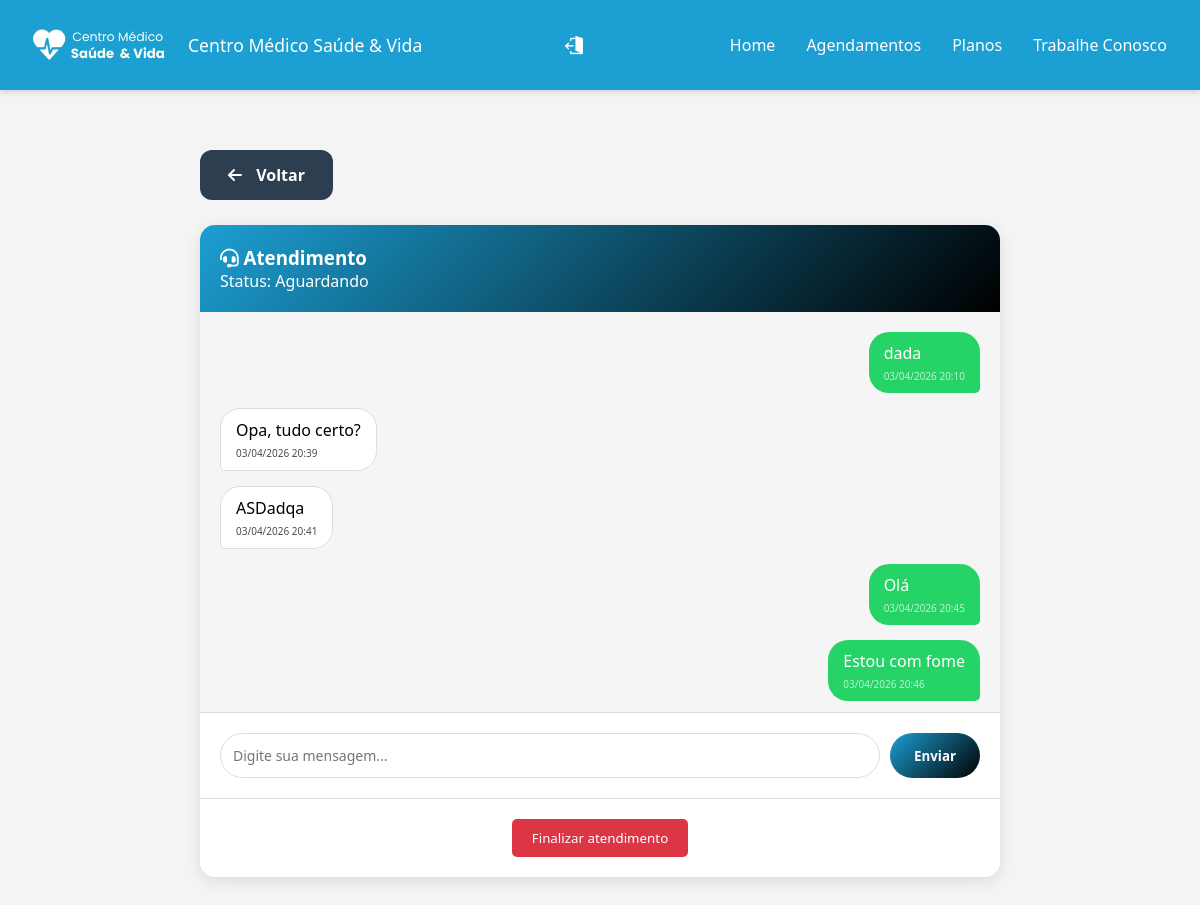
The page /ver_chat/9 (signed in) on the database its author committed.
### tables this page shows
CREATE TABLE mensagens_chat (
        id INTEGER PRIMARY KEY AUTOINCREMENT,
        ticket_id INTEGER,
        remetente TEXT,
        mensagem TEXT,
        data_envio TIMESTAMP DEFAULT CURRENT_TIMESTAMP,
        FOREIGN KEY (ticket_id) REFERENCES tickets (id)
    );

### chat.py (the view)
@chat_bp.route('/ver_chat/<int:ticket_id>')
def ver_chat(ticket_id):
    if 'usuario' not in session:
        return redirect('/')
    usuario_email = session.get('usuario')
    tipo_usuario = session.get('tipo')
    conn = sqlite3.connect('banco.db')
    cursor = conn.cursor()
    if tipo_usuario == 'suporte':
        cursor.execute("""
            SELECT id, motivo, status, usuario_nome
            FROM tickets
            WHERE id = ?
        """, (ticket_id,))
    else:
        cursor.execute("""
            SELECT id, motivo, status, usuario_nome
            FROM tickets
            WHERE id = ? AND usuario_email = ?
        """, (ticket_id, usuario_email))
    ticket = cursor.fetchone()
    if not ticket:
        conn.close()
        if tipo_usuario == 'suporte':
            return redirect('/suporte')
        return redirect('/chat_cliente')
    cursor.execute("""
        SELECT remetente, mensagem,
               strftime('%d/%m/%Y %H:%M', datetime(data_envio, 'localtime')) as data_envio
        FROM mensagens_chat
        WHERE ticket_id = ?
        ORDER BY id ASC
    """, (ticket_id,))
    mensagens = cursor.fetchall()
    conn.close()
    return render_template('chat_conversa.html', ticket=ticket, mensagens=mensagens)

### templates/chat_conversa.html (shortened to what this page needs)
<!DOCTYPE html>
<html lang="pt-BR">
<head>
<link rel="stylesheet" href="https://cdnjs.cloudflare.com/ajax/libs/font-awesome/6.5.0/css/all.min.css">
<link rel="stylesheet" href="{{ url_for('static', filename='css/global.css') }}">
<link rel="stylesheet" href="{{ url_for('static', filename='css/chat_conversa.css') }}">
</head>
<body>
<header class="topbar">
  <div class="cont">
    <div class="logo-area">
      <img src="{{ url_for('static', filename='img/logo.png') }}" alt="Logo" class="logo">
      <h1 class="medic-name">Centro Médico Saúde & Vida</h1>
    </div>
    <div class="right-icons">
      <div class="login">
        <a href="/"><img src="{{ url_for('static', filename='img/login.png') }}" alt="Sair"></a>
      </div>
    </div>
    <nav class="menu" id="menu">
      <ul>
        <li><a href="/painel_cliente">Home</a></li>
        <li><a href="/agendamentos">Agendamentos</a></li>
        <li><a href="/planos">Planos</a></li>
        <li><a href="/trabalhe_conosco">Trabalhe Conosco</a></li>
      </ul>
    </nav>
  </div>
</header>
<div style="max-width: 800px; margin: 80px auto 40px;">
    <div style="margin-bottom: 25px;">
    <a href="/chat_cliente" style="background: #2c3e50; color: white; padding: 14px 28px; border-radius: 12px; text-decoration: none; display: inline-block; font-weight: bold; font-size: 16px; transition: background 0.3s, transform 0.2s;"
       onmouseover="this.style.background='#1a252f'; this.style.transform='scale(1.02)';"
       onmouseout="this.style.background='#2c3e50'; this.style.transform='scale(1)';">
        <i class="fas fa-arrow-left" style="margin-right: 10px;"></i> Voltar
    </a>
    </div>
    <div class="chat-window">
        <div class="chat-header">
            <h3><i class="fa-solid fa-headset"></i> Atendimento</h3>
            <p>Status: <span id="statusTicket">Aguardando</span></p>
        </div>
        <div class="chat-messages" id="chatMessages">
            {% for msg in mensagens %}
            <div class="message {{ msg[0] }}">
                <div class="message-content">
                    {{ msg[1] }}
                    <span class="message-time">{{ msg[2] }}</span>
                </div>
            </div>
            {% endfor %}
        </div>
        <div class="chat-input">
            <input type="text" id="mensagem" placeholder="Digite sua mensagem..." onkeypress="if(event.key==='Enter') enviarMensagem()">
            <button onclick="enviarMensagem()">Enviar</button>
        </div>
        <div class="feedback-area">
            <button onclick="fecharTicket()" style="background: #dc3545; color: white; border: none; padding: 10px 20px; border-radius: 5px; cursor: pointer;">
                Finalizar atendimento
            </button>
        </div>
    </div>
</div>
</body>
</html>

### static/css/global.css (style rules this page uses)
:root { --verde: #1c9fd3; --verde-claro: #e9f5ee; --cinza: #f4f4f4; --branco: #ffffff; --texto: #ffffff; --hover: #0a6a4c; }
* { margin:0; padding:0; box-sizing:border-box; font-family:'Segoe UI', Arial, sans-serif; }
body { background:var(--cinza); }
.topbar { width:100%; height:90px; background:var(--verde); position:sticky; top:0; z-index:1000; box-shadow:0 2px 6px rgba(0,0,0,0.15); display:flex; align-items:center; }
.cont { width:95%; max-width:1300px; margin:auto; display:flex; align-items:center; justify-content:space-between; height:100%; }
.logo-area { display:flex; align-items:center; gap:18px; }
.logo { width:140px; }
.medic-name { color:var(--texto); font-size:1.1rem; font-weight:500; white-space:nowrap; }
.menu { display:flex; }
.menu ul { list-style:none; display:flex; gap:25px; }
.menu ul li a { color:var(--texto); text-decoration:none; font-size:1rem; padding:4px 3px; transition:0.3s; }
.cont { display: flex; align-items: center; justify-content: space-between; }
.right-icons { display: flex; align-items: center; gap: 15px; }
.login img { width: 28px; cursor: pointer; }
.login img { width: 38px; cursor: pointer; position: relative; margin-top: 5px; }

### static/css/chat_conversa.css (style rules this page uses)
:root { --verde: #1c9fd3; --verde-claro: #e9f5ee; --cinza: #f4f4f4; --branco: #ffffff; --texto: #ffffff; --hover: #0a6a4c; }
* { margin: 0; padding: 0; box-sizing: border-box; font-family: 'Segoe UI', Arial, sans-serif; }
body { background: var(--cinza); padding-top: 70px; }
.topbar { width: 100%; height: 90px; background: var(--verde); position: fixed; top: 0; left: 0; right: 0; z-index: 1000; box-shadow: 0 2px 6px rgba(0, 0, 0, 0.15); display: flex; align-items: center; }
.cont { width: 95%; max-width: 1300px; margin: auto; display: flex; align-items: center; justify-content: space-between; height: 100%; }
.logo-area { display: flex; align-items: center; gap: 18px; }
.logo { width: 140px; }
.medic-name { color: var(--texto); font-size: 1.1rem; font-weight: 500; white-space: nowrap; }
.right-icons { display: flex; align-items: center; gap: 12px; }
.login img { width: 38px; cursor: pointer; transition: 0.3s; }
.menu { display: flex; }
.menu ul { list-style: none; display: flex; gap: 25px; }
.menu ul li a { color: var(--texto); text-decoration: none; font-size: 1rem; padding: 4px 3px; transition: 0.3s; }
.chat-window { max-width: 800px; margin: 10px auto 40px; background: white; border-radius: 15px; box-shadow: 0 4px 15px rgba(0, 0, 0, 0.1); overflow: hidden; }
.chat-header { background: linear-gradient(135deg, var(--verde), #000000); color: white; padding: 20px; }
.chat-header h3 { margin: 0; }
.chat-messages { height: 400px; overflow-y: auto; padding: 20px; background: #f5f5f5; }
.message { margin-bottom: 15px; display: flex; }
.message.cliente { justify-content: flex-end; }
.message.suporte { justify-content: flex-start; }
.message-content { max-width: 70%; padding: 10px 15px; border-radius: 20px; word-wrap: break-word; }
.cliente .message-content { background: #25D366; color: white; border-radius: 20px 20px 5px 20px; }
.suporte .message-content { background: white; border: 1px solid #ddd; border-radius: 20px 20px 20px 5px; }
.message-time { font-size: 10px; opacity: 0.7; margin-top: 5px; display: block; }
.chat-input { padding: 20px; background: white; border-top: 1px solid #ddd; display: flex; gap: 10px; }
.chat-input input { flex: 1; padding: 12px; border: 1px solid #ddd; border-radius: 25px; outline: none; font-size: 14px; }
.chat-input button { background: linear-gradient(135deg, var(--verde), #000000); color: white; border: none; padding: 12px 24px; border-radius: 25px; cursor: pointer; transition: 0.3s; font-weight: bold; }
.feedback-area { padding: 20px; text-align: center; border-top: 1px solid #ddd; }

### rows shown on the page
mensagens_chat: mensagem "dada", msg "03/04/2026 20:10"
mensagens_chat: mensagem "Opa, tudo certo?", msg "03/04/2026 20:39"
mensagens_chat: mensagem "ASDadqa", msg "03/04/2026 20:41"
mensagens_chat: mensagem "Olá", msg "03/04/2026 20:45"
mensagens_chat: mensagem "Estou com fome", msg "03/04/2026 20:46"
